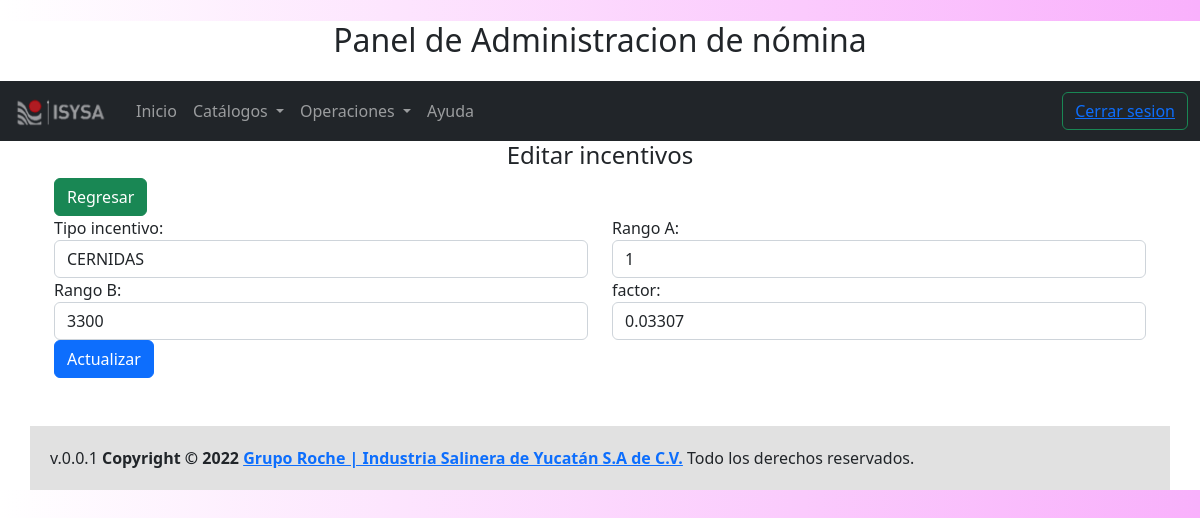
/admin-incentivo-Tl_cer/actualizar?id=1 (signed in), run on the app's committed database.
### tables this page shows
CREATE TABLE IF NOT EXISTS `tl_cer` (
  `id` int(11) NOT NULL AUTO_INCREMENT,
  `produc40_incen_id` int(1) NOT NULL,
  `rangoA` int(11) DEFAULT NULL,
  `rangoB` int(11) DEFAULT NULL,
  `factor` decimal(8,5) DEFAULT NULL,
  PRIMARY KEY (`id`),
  KEY `produc40_incen_id_idx` (`produc40_incen_id`)
);

CREATE TABLE IF NOT EXISTS `produc_incen` (
  `id` int(1) NOT NULL AUTO_INCREMENT,
  `nombreP` char(10) NOT NULL,
  PRIMARY KEY (`id`)
);

### views/admin/incentivo/Tl_cer/formulario.php (the view, shortened to what the rows shown need)
<div class="row">
    <div class="form-group col">
        <label  for="produc40_incen_id">Tipo incentivo:</label>
        <select name="produc40_incen_id" id="produc40_incen_id" class="form-control">
            <?php foreach($produc_incen as $produc_incen) { ?>
                <option <?php echo $Tl_cer->produc40_incen_id === $produc_incen->id ? 'selected' : '' ?> value="<?php echo s($produc_incen->id); ?>"><?php echo s($produc_incen->nombreP) ; ?>
            <?php  } ?>
        </select>
    </div>
    <div class="form-group col">
         <label  for="rangoA">Rango A:</label>
         <input type="number" class="form-control" id='rangoA' name="rangoA" placeholder="" value="<?php echo $Tl_cer->rangoA;?>"/>
    </div>
</div>
<div class="row">
    <div class="form-group col">
        <label  for="rangoB">Rango B:</label>
        <input type="number" class="form-control" id='rangoB' name="rangoB" placeholder="" value="<?php echo $Tl_cer->rangoB;?>"/>
    </div>
    <div class="form-group col">
        <label  for="factor">factor:</label>
        <input type="number" step="any" class="form-control" id='factor' name="factor" placeholder="" value="<?php echo $Tl_cer->factor;?>"/>
    </div>
</div>

### data on the page
tl_cer: produc40_incen_id "CERNIDAS", rangoA "1", rangoB "3300", factor "0.03307"
